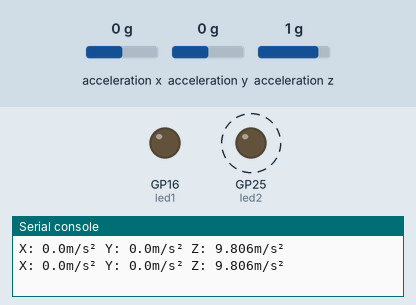
This program was run on a simulated Raspberry Pi Pico running CircuitPython. Parts: output pins drawn as LEDs (lit = HIGH), the last lines printed to the serial console. Dashed ring = blinking. The inputs (shaded band) are chosen by the test bench; at power-on: acceleration z 1 g, acceleration x 0 g, acceleration y 0 g. Files the program writes start out absent.

Above: at 1.2 s.
1.3 s: acceleration z set to 0.4 g
4.7 s: acceleration z set to 0.1 g
At 5.7 s:
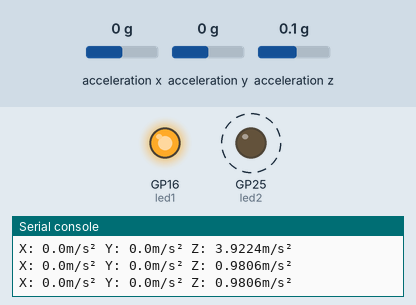
8.1 s: acceleration z set to -0.1 g
11.5 s: acceleration z set to -0.4 g
At 12.7 s:
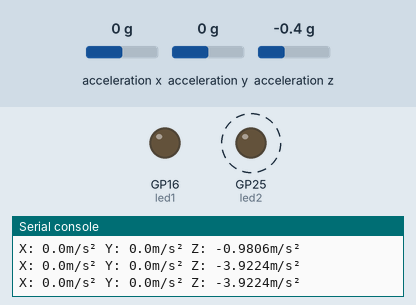
14.9 s: acceleration z set to 0 g
At 16.2 s:
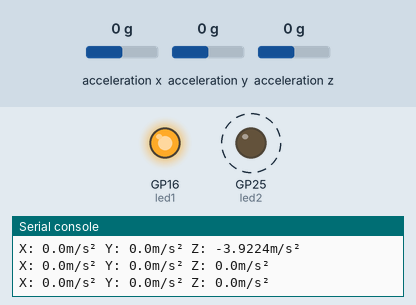
Timing chart, 0 to 19.3 s (numbered marks = the images above; inputs shaded):
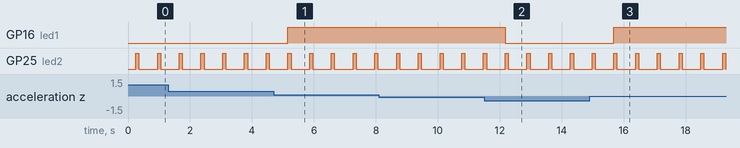

The program:

data_p1.py
```python
# type: ignore
# libraries: adafruit_mpu6050.mpy | adafruit_bus_device | adafruit_register
import adafruit_mpu6050
import busio
import board
import time
import digitalio
import displayio
import storage # imports

displayio.release_displays() # this needs to be first in the code

led1 = digitalio.DigitalInOut(board.GP16)
led1.direction = digitalio.Direction.OUTPUT
led2 = digitalio.DigitalInOut(board.LED)
led2.direction = digitalio.Direction.OUTPUT
sda_pin = board.GP14
scl_pin = board.GP15
i2c = busio.I2C(scl_pin, sda_pin)
mpu = adafruit_mpu6050.MPU6050(i2c) # set up for variables and pin locations

while True:
    acc = mpu.acceleration # new var
    print(f"X: {acc[0]}m/s² Y: {acc[1]}m/s² Z: {acc[2]}m/s²") # f string for accel of the breadboard
    time.sleep(0.25)
    led1.value = False # default led is off
    if abs(acc[2]) < 2:
        led1.value = True # when tilted sideway turn the led on
    if not storage.getmount("/").readonly: # call back to the boot.py file
        with open("/data.csv", "a") as datalog:
            time_elapsed = time.monotonic()
            csv_string = f"{time_elapsed},{acc[0]},{acc[1]},{acc[2]},{led1.value}\n"
            # f string showing time, acc, and whether or not it's tilted
            datalog.write(csv_string)
            led2.value = True
            time.sleep(0.1)
            led2.value = False
            time.sleep(0.1) # blink led to show switch between modes
            datalog.flush() # record stuff to the datalog
            time.sleep(0.25)
    else:
        time.sleep(0.25)
```

Measured:
- the behaviour switches between 0.3 and 0.2 g on acceleration z (found by bisection; images 0 and 1)
- the behaviour switches between -0.2 and -0.3 g on acceleration z (found by bisection; images 1 and 2)
- after the input at 4.7 s, GP16 (led1): LOW → HIGH after 0.46 s
- after the input at 11.5 s, GP16 (led1): HIGH → LOW after 0.67 s
- after the input at 14.9 s, GP16 (led1): LOW → HIGH after 0.78 s
- by itself, GP25 (led2): alternates HIGH for 0.10 s and LOW for 0.60 s
